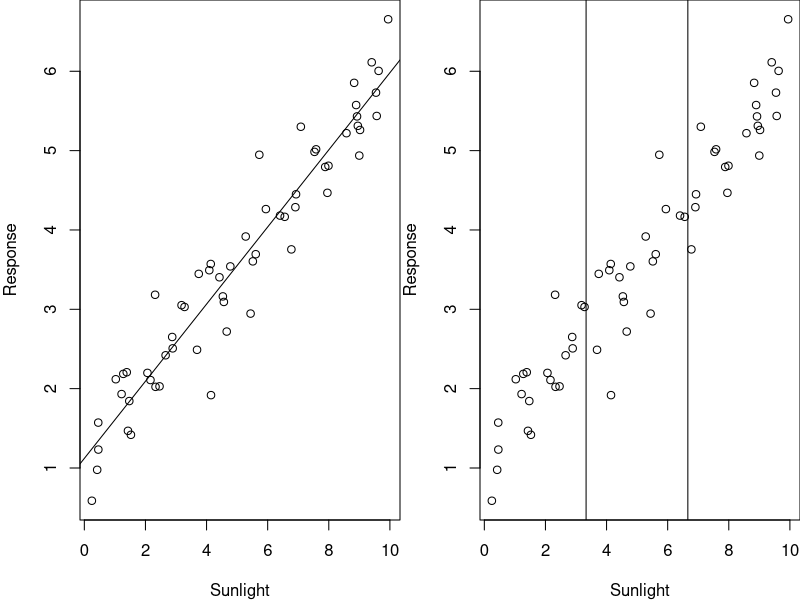
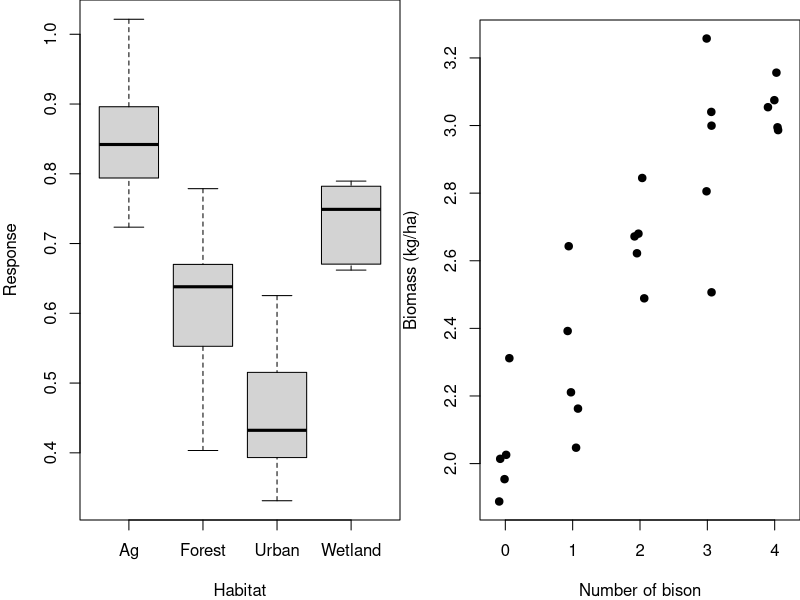
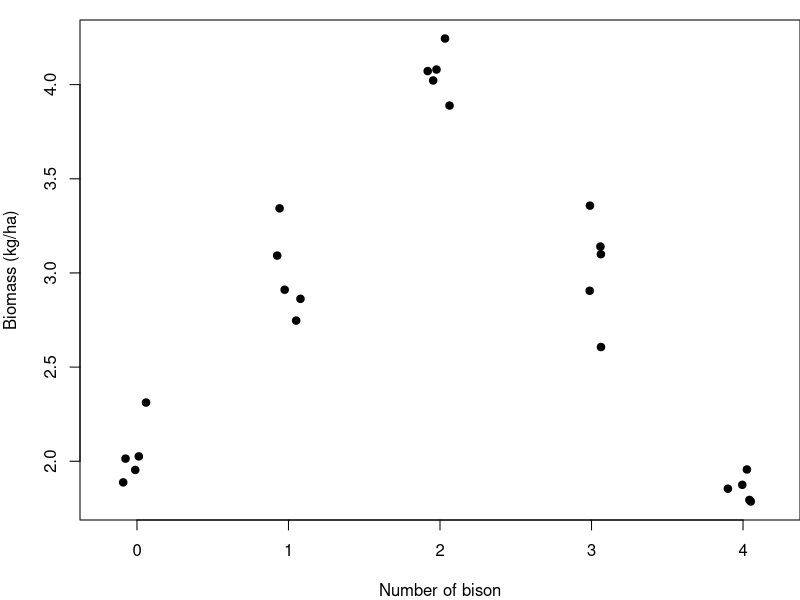
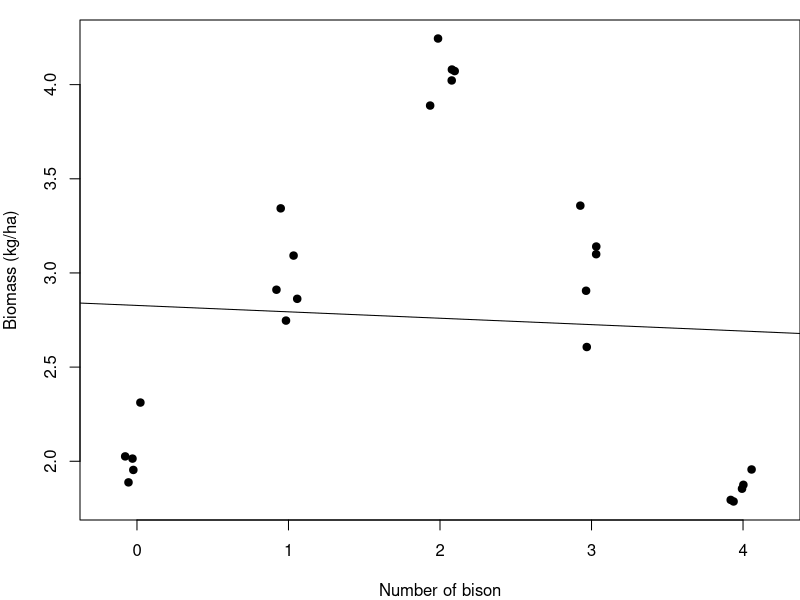
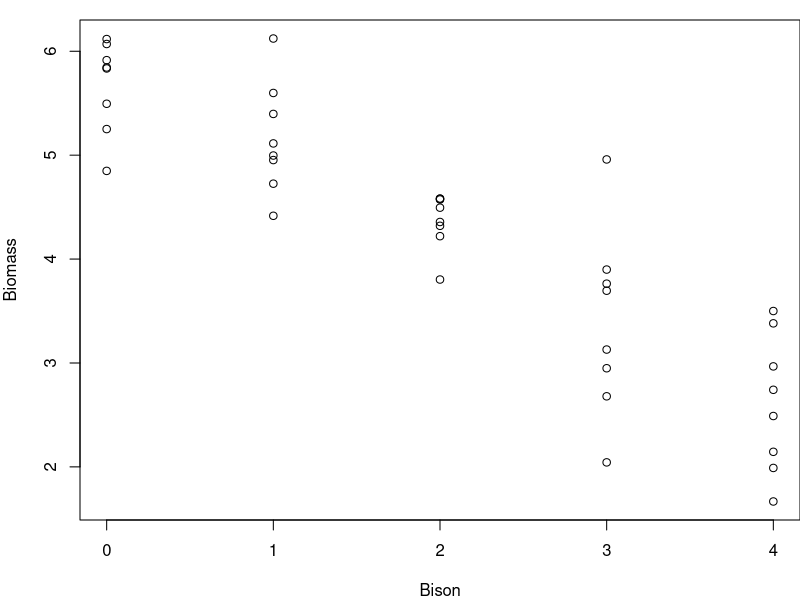
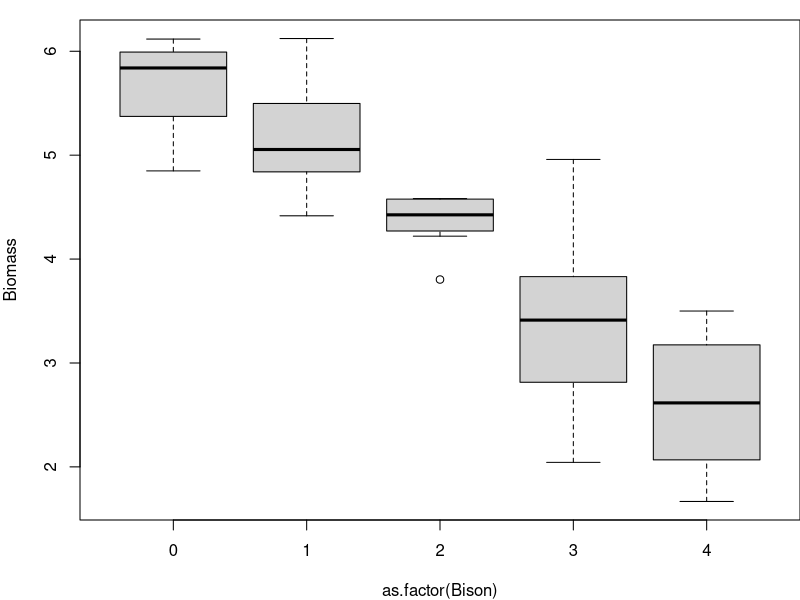
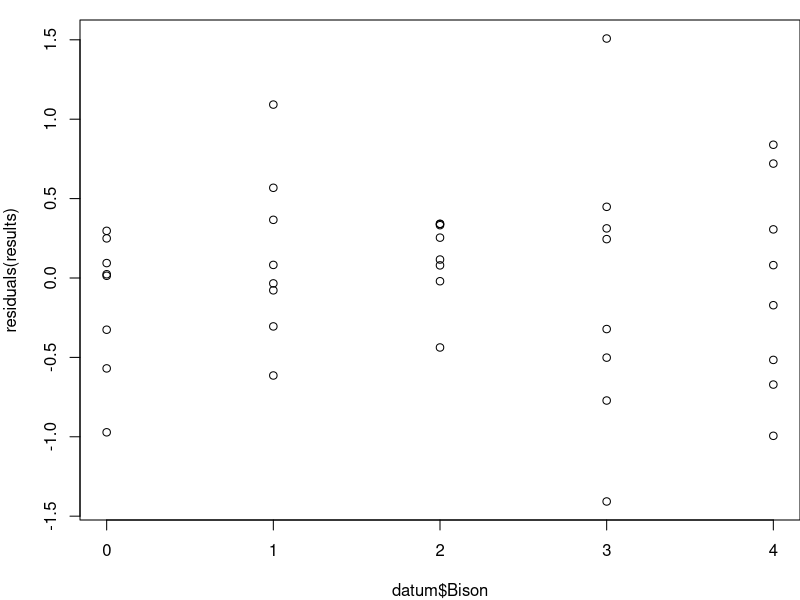
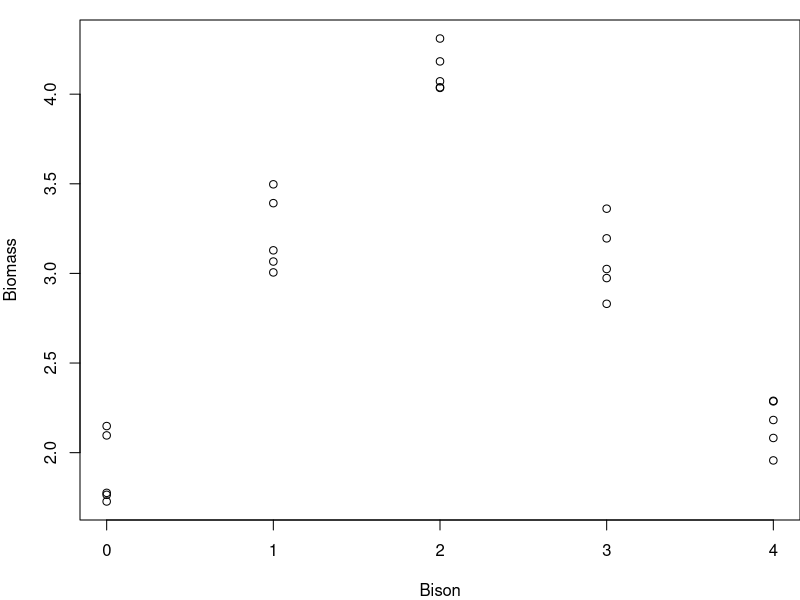

Write the R code that produced these figures, in order. (Note: this script raises an error after producing the figures.)
## ---- chunk 1

knitr::opts_chunk$set(
	echo = TRUE,
	message = FALSE,
	warning = FALSE,
	cache = TRUE
)
## ---- chunk 2

#  NRES 710, Analysis of Categorical Data (cont.)
#     University of Nevada, Reno
#     Continuous or Categorical Data?

## ---- chunk 3
# Set the seed for reproducibility & set graphing parameter
set.seed(123); par(mar=c(4,4,0,0)); par(mfrow=c(1,2))

# First dataset
# X variable
n <- 60
x <- runif(n, 0, 10)

# Error
error <- rnorm(n, 0, 0.5)

# Y variable
y <- 1 + 0.5*x + error

# Create dataframe
datum <- data.frame(Sunlight = x, Response = y)

# Plot w/ regression
plot(Response ~ Sunlight, data = datum)
abline(lm(Response ~ Sunlight, data=datum))

# Plot w/ binning
plot(Response ~ Sunlight, data = datum)
abline(v=3.33)
abline(v=6.66)
## ---- chunk 4
# Set the seed for reproducibility & set graphing parameter
set.seed(123); par(mar=c(4,4,0,0)); par(mfrow=c(1,2))

# First dataset
# X variable
n <- 40
x <- factor(c(rep("Ag", 10), rep("Forest", 10), rep("Urban", 10), rep("Wetland", 10)))
dummy <- data.frame(model.matrix(~ x - 1))
colnames(dummy) <- c("Ag", "Forest", "Urban", "Wetland")

# Simulate error
Error <- rnorm(length(x), 0, 0.1)

# Predict Y
Response <- 0.85 - 0.25 * dummy$Forest - 0.35 * dummy$Urban - 0.15 * dummy$Wetland + Error

# Dataframe
datum <- data.frame(Habitat = x, Response)

# Plot
plot(Response ~ Habitat, data = datum)
## ---- chunk 5
# Set the seed for reproducibility
set.seed(123)

# Graph
par(mar = c(4,4,1,0))

# Simulate the binomial X-variable (sex)
n <- 25
x <- c(rep(0, 5), rep(1, 5), rep(2, 5), rep(3, 5), rep(4, 5))

# error
error <- rnorm(n, 0, 0.2)

# Simulate continuous y-variable data
y <- 2 + x*0.3 + error

# Create dataframe
datum <- data.frame(Bison = x, Biomass = y)

# Plot
stripchart(Biomass ~ Bison, data = datum, vertical = TRUE, method = "jitter",
           pch = 19, xlab = "Number of bison", ylab = "Biomass (kg/ha)")
## ---- chunk 6
# Load necessary libraries
library(knitr)
library(kableExtra)

# Create the data frame
data <- data.frame(
  #Group = c("Normality", "Linearity", "Homoscedasticity", "No autocorrelation"),
  `Continuous X` = c("**Simple model - 1 beta**", "**No worries about inflating Type I error**", "**1 results sentence**",  "**Interpolation/extrapolation**", "Assumption of linearity", "**More power***"),
  `Categorical X` = c("Complicated - 3 betas", "Post-hoc test", "10 results sentences", "No predictions", "**No assumption of linearity**", "Less power*")
)

# Create the table
kable(data, col.names = c("Continuous X", "Categorical X")) %>%
  kable_styling(full_width = FALSE)

## ---- chunk 7
# Set the seed for reproducibility
set.seed(123)

# Graph
par(mar = c(4,4,1,0), mfrow=c(1,1))

# Simulate the binomial X-variable (sex)
n <- 25
x <- c(rep(0, 5), rep(1, 5), rep(2, 5), rep(3, 5), rep(4, 5))

# Error
error <- rnorm(n, 0, 0.2)

# Dummy code x
dummy <- data.frame(x = as.factor(x))
dummy <- data.frame(model.matrix(~ dummy$x - 1, data=dummy))
colnames(dummy) <- c("Zero", "One", "Two", "Three", "Four")

# Simulate continuous y-variable data
y <- 2 + dummy$One * 1 + dummy$Two * 2 + dummy$Three * 1 + dummy$Four * 0 + error

# Create dataframe
datum <- data.frame(Bison = x, Biomass = y)

# Plot
stripchart(Biomass ~ Bison, data = datum, vertical = TRUE, method = "jitter",
           pch = 19, xlab = "Number of bison", ylab = "Biomass (kg/ha)")
## ---- chunk 8
# Aesthetics
par(mar = c(4,4,1,0), mfrow=c(1,1))

# Plot again
stripchart(Biomass ~ Bison, data = datum, vertical = TRUE, method = "jitter",
           pch = 19, xlab = "Number of bison", ylab = "Biomass (kg/ha)")

# Regression analysis
results <- lm(Biomass ~ Bison, data=datum)
abline(results)
## ---- chunk 9
### Code for F-Drop tests

# Read in the data
datum <- read.csv("lecture_11_dataset1.csv")
head(datum)

# Plot the data
plot(Biomass ~ Bison, data = datum)
# In this case, R saws numbers in the 'Bison' column and treated the variable as continuous

# Plot the data with X as a categorical variable
plot(Biomass ~ as.factor(Bison), data = datum)
# Use the as.factor function to get R to treat variable as a categorical variable
# We could have manually created categorical variable or dummy-coded variables in Excel, but
# using as.factor is much easier.
# We could also also create a new variable and save it in our 'datum'

# Run a regression, where we treat Bison as continuous
results <- lm(Biomass ~ Bison, data = datum)
summary(results)
# Bison is continuous, because R saw numbers for that variable
# We know this because we only got 1 beta from the analysis

# Residuals plot
plot(residuals(results) ~ datum$Bison)
# Error in data appear normally distributed, etc.

# Run an ANOVA - treat Bison as categorical
results2 <- lm(Biomass ~ as.factor(Bison), data = datum)
# use the as.factor function to get R to treat 'Bison' as continuous
summary(results2)

# Conduct the f-drop test
anova(results2, results)
# The two models we have are the arguments
# Usually, you should list the more complicated model first
# Note: the two models can't have the same number of parameters
# A significant p-value means the more complex model is a significant improvement in fit
# A non-significant p-value means the simpler model is adequate
# Note: RSS (which is the same thing as SSE) is always lower in the more complex model

## ---- chunk 10
# Read in the data
datum <- read.csv("lecture_11_dataset2.csv")
head(datum)

# Plot the data
plot(Biomass ~ Bison, data = datum)

## ---- chunk 11
# BONUS: How to fit a quadratic curve to data when x is continuous

# Fit a linear model
results <- lm(Biomass ~ Bison, data = datum)

#Fit a quadratic curve to data when x is continuous
results3 <- lm(Biomass ~ Bison + I(Bison^2), data = datum)
anova(results3, results)

## ---- chunk 12
# Read in dataset 1
datum <- read.csv("lecture_11_dataset1.csv")

# Simple linear model
results <- lm(Biomass ~ Bison, data = datum)
summary(results)



## ---- chunk 13
###################### 'Truth' ######################## 
### Lecture 11: code to simulate data for F-drop tests 

# Set the seed for reproducibility
set.seed(111)

## First dataset
# X variable
Bison <- c(rep(0, 8), rep(1, 8), rep(2, 8), rep(3, 8), rep(4, 8))

# Error
error <- rnorm(length(Bison), 0, 0.5)

# Y variable
Biomass <- 6 - 0.8*Bison + error

# Create dataframe
datum <- data.frame(Bison, Biomass)

# Save the CSV file
write.csv(datum, "lecture_11_dataset1.csv", row.names = FALSE)

## Second dataset
# X variable
n <- 25
x <- c(rep(0, 5), rep(1, 5), rep(2, 5), rep(3, 5), rep(4, 5))

# Error
error <- rnorm(n, 0, 0.2)

# Dummy code x
dummy <- data.frame(x = as.factor(x))
dummy <- data.frame(model.matrix(~ dummy$x - 1, data=dummy))
colnames(dummy) <- c("Zero", "One", "Two", "Three", "Four")

# Simulate continuous y-variable data
y <- 2 + dummy$One * 1 + dummy$Two * 2 + dummy$Three * 1 + dummy$Four * 0 + error

# Create dataframe
datum <- data.frame(Bison = x, Biomass = y)

# Save the CSV file
write.csv(datum, "lecture_11_dataset2.csv", row.names = FALSE)
